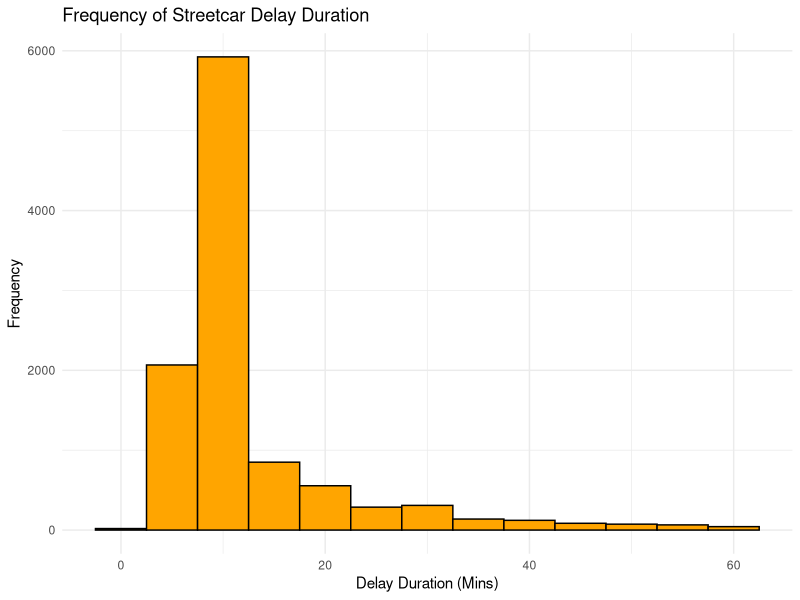
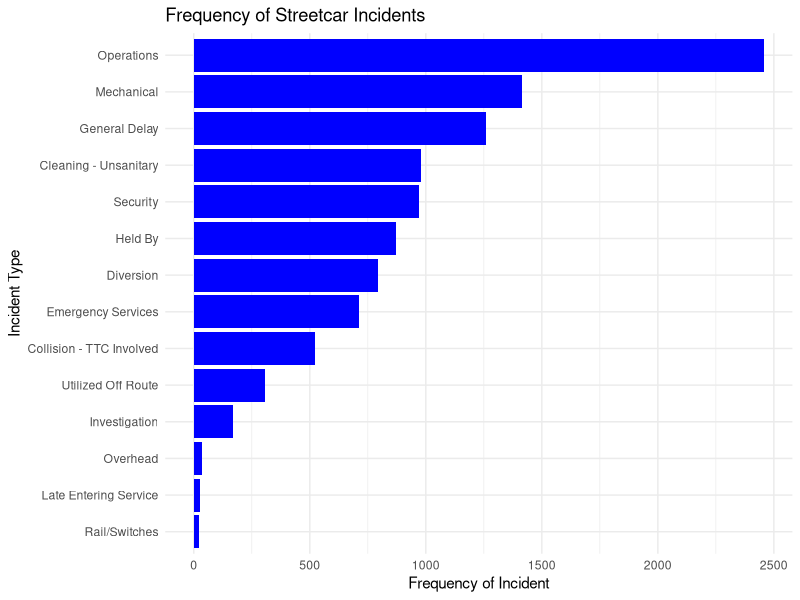
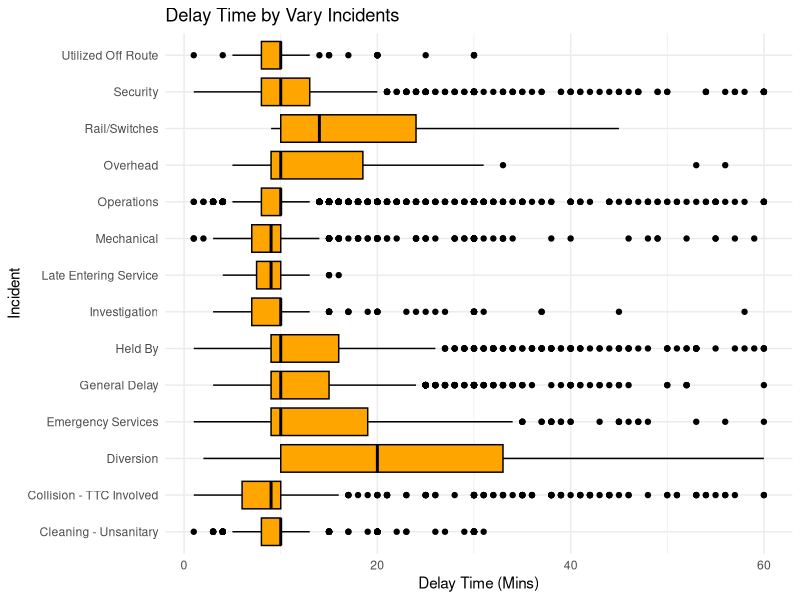
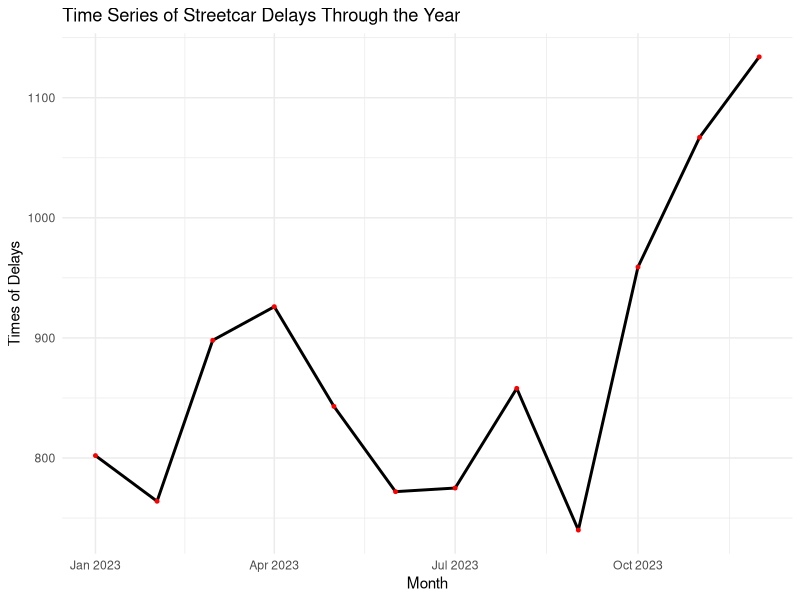

These charts were generated, in order, by the following R code:
## ---- chunk 1
#| include: false
#| warning: false
#| message: false

library(tidyverse)
library(ggplot2)
library(knitr)
## ---- chunk 2
#| include: false
#| warning: false
#| message: false
# Read data
cleaned_data <- read_csv('cleaned_data.csv')
## ---- chunk 3
#| eveal: true
#| label: fig-1
#| fig-cap: "Distribution of streetcar's delay time frequency"
#| echo: false
#| warning: false
#| message: false
#| layout-ncol: 1

ggplot(cleaned_data, aes(x = `Min Delay`)) +
  geom_histogram(binwidth = 5, fill = "orange", color = "black") +
  labs(title = "Frequency of Streetcar Delay Duration",
       x = "Delay Duration (Mins)", y = "Frequency") +
  theme_minimal()
## ---- chunk 4
#| eval: true
#| label: fig-2
#| fig-cap: "Frequecy of incidents and incidents causing delay time"
#| echo: false
#| warning: false
#| message: false
#| layout-ncol: 2

incidents <- cleaned_data %>%
  count(Incident, sort = TRUE)
ggplot(incidents, aes(x = reorder(Incident, n), y = n)) +
  geom_bar(stat = "identity", fill = "blue") +
  labs(title = "Frequency of Streetcar Incidents",
       x = "Incident Type", y = "Frequency of Incident") +
  theme_minimal() +
  coord_flip()

ggplot(cleaned_data, aes(x = Incident, y = `Min Delay`)) +
  geom_boxplot(fill = "orange", color = "black") +
  labs(title = "Delay Time by Vary Incidents",
       x = "Incident", y = "Delay Time (Mins)") +
  theme_minimal() +
  coord_flip()
## ---- chunk 5
#| eveal: true
#| label: fig-3
#| fig-cap: "Trend of delay times by month"
#| echo: false
#| warning: false
#| message: false

monthly_delay <- cleaned_data %>%
  mutate(Month = floor_date(Date, "month")) %>%
  group_by(Month) %>%
  summarize(Delay_Count = n())

ggplot(monthly_delay, aes(x = Month, y = Delay_Count)) +
  geom_line(color = "black", linewidth = 1) +
  geom_point(color = "red", size = 1) +
  labs(title = "Time Series of Streetcar Delays Through the Year",
       x = "Month", y = "Times of Delays") +
  theme_minimal()
## ---- chunk 6
#| eval: true
#| label: fig-4
#| fig-cap: "Trend of delay times by month"
#| echo: false
#| warning: false
#| message: false

summary_table <- cleaned_data %>%
  group_by(Location) %>%
  summarise(Total_Delays = n()) %>%  
  arrange(desc(Total_Delays)) %>%
  slice(1:15)
kable(summary_table, caption = "Summary of Streetcar Delays by Location",
      col.names = c("Location", "Total Delays"))
## ---- chunk 7
#| eval: true
#| label: fig-5
#| fig-cap: "Monthly summary"
#| echo: false
#| warning: false
#| message: false

cleaned_data <- cleaned_data %>%
  mutate(Date = as.Date(Date, format = "%Y-%m-%d"),
         Month = format(Date, "%Y-%m"))

# Summarize data by Month
summary_table <- cleaned_data %>%
  group_by(Month) %>%
  summarise(
    Average_Delay = mean(`Min Delay`),  
    Total_Delays = n(),                           
    Max_Delay = max(`Min Delay`),                 
    Most_Frequent_Location = Location[which.max(table(Location))],  
    Most_Frequent_Bound = Bound[which.max(table(Bound))]
  )

# Create the table with kable()
kable(
  summary_table, 
  caption = "Monthly Summary of Streetcar Delays",
  col.names = c("Month", "Average Delay (Mins)", "Total Delay Times", "Max Delay (Mins)", "Most Frequent Delay Location", "Most Frequent Bound"),
  align = 'c'
)
